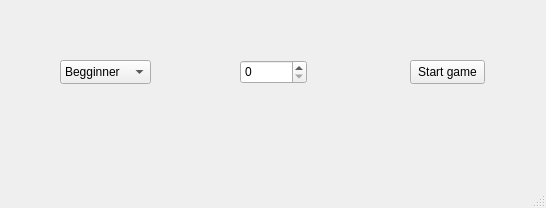
<?xml version="1.0" encoding="UTF-8"?>
<ui version="4.0">
 <class>welcomeWindow</class>
 <widget class="QMainWindow" name="welcomeWindow">
  <property name="geometry">
   <rect>
    <x>0</x>
    <y>0</y>
    <width>546</width>
    <height>208</height>
   </rect>
  </property>
  <property name="windowTitle">
   <string>welcomeWindow</string>
  </property>
  <widget class="QWidget" name="centralwidget">
   <widget class="QComboBox" name="difficultyBox">
    <property name="geometry">
     <rect>
      <x>60</x>
      <y>60</y>
      <width>91</width>
      <height>24</height>
     </rect>
    </property>
    <item>
     <property name="text">
      <string>Begginner</string>
     </property>
    </item>
    <item>
     <property name="text">
      <string>Easy</string>
     </property>
    </item>
    <item>
     <property name="text">
      <string>Medium</string>
     </property>
    </item>
    <item>
     <property name="text">
      <string>Hard</string>
     </property>
    </item>
    <item>
     <property name="text">
      <string>Expert</string>
     </property>
    </item>
   </widget>
   <widget class="QSpinBox" name="hintsBox">
    <property name="geometry">
     <rect>
      <x>240</x>
      <y>60</y>
      <width>67</width>
      <height>24</height>
     </rect>
    </property>
    <property name="maximum">
     <number>5</number>
    </property>
   </widget>
   <widget class="QPushButton" name="newGameButton">
    <property name="geometry">
     <rect>
      <x>410</x>
      <y>60</y>
      <width>75</width>
      <height>24</height>
     </rect>
    </property>
    <property name="text">
     <string>Start game</string>
    </property>
   </widget>
  </widget>
  <widget class="QMenuBar" name="menubar">
   <property name="geometry">
    <rect>
     <x>0</x>
     <y>0</y>
     <width>546</width>
     <height>33</height>
    </rect>
   </property>
  </widget>
  <widget class="QStatusBar" name="statusbar"/>
 </widget>
 <resources/>
 <connections/>
</ui>
